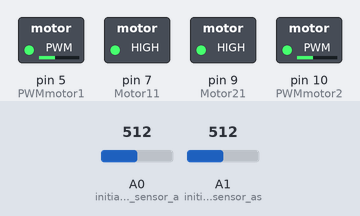
Recording of a sketch running on a simulated Arduino Uno, built with avr-gcc and run on an emulated ATmega328P. Parts: switched loads named in the sketch (green lamp = pin HIGH). The test bench sets the inputs (shaded band); at power-on: A0 (initialize_Right_sensor_a) = 512, A1 (initialize_Left_sensor_as) = 512.

Above: at 1.2 s.
1.3 s: A0 (initialize_Right_sensor_a) set to 207
2.8 s: A0 (initialize_Right_sensor_a) set to 186
At 3.1 s:
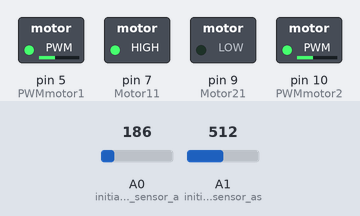
4.3 s: A1 (initialize_Left_sensor_as) set to 219
5.8 s: A1 (initialize_Left_sensor_as) set to 193
At 6.6 s:
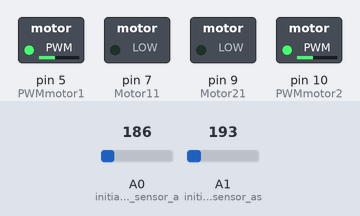
7.3 s: A0 (initialize_Right_sensor_a) set to 210
At 7.7 s:
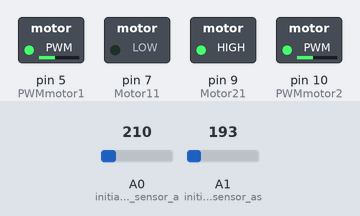
8.8 s: A0 (initialize_Right_sensor_a) set to 190
At 10.1 s:
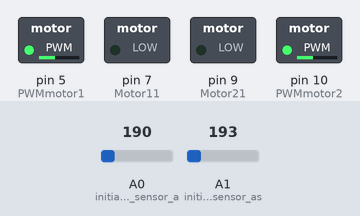
Timing chart, 0 to 11.3 s (numbered marks = the images above; inputs shaded):
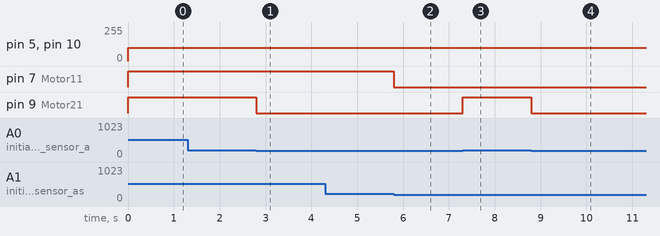

Measured:
- the behaviour switches between 201 and 200 on A0 (initialize_Right_sensor_a) (found by bisection; images 0 and 1)
- the behaviour switches between 201 and 200 on A1 (initialize_Left_sensor_as) (found by bisection; images 1 and 2)
- after the input at 1.3 s, every drawn part: stays the same
- after the input at 2.8 s, pin 9 (Motor21): HIGH → LOW at once
- after the input at 4.3 s, every drawn part: stays the same
- after the input at 5.8 s, pin 7 (Motor11): HIGH → LOW at once
- after the input at 7.3 s, pin 9 (Motor21): LOW → HIGH at once
- after the input at 8.8 s, pin 9 (Motor21): HIGH → LOW at once

The sketch:

line_follower_robot_Code.ino
```cpp
 /* Raheek Ayman Helal
    Dr.Manal El-Belkasy
    Computer Science
    level(1)
 */

 // defining the ouput pins of the arduino
 #define Motor11 7
 #define Motor21 9
 #define PWMmotor1 5
 #define PWMmotor2 10


 int valuePWM1=100;      // speed motor 1
 int valuePWM2=100;      // speed motor 2

void setup()
{
  Serial.begin(9600);

//defining the output & the input pins
  pinMode(Motor11,OUTPUT);
  pinMode(Motor21,OUTPUT);
  pinMode(PWMmotor1,OUTPUT);
  pinMode(PWMmotor2,OUTPUT);

  pinMode(A0, INPUT);       // initialize Right sensor as an inut
  pinMode(A1, INPUT);       // initialize Left sensor as an input

 }

void loop()
{

  int LEFT_SENSOR = analogRead(A0);
  int RIGHT_SENSOR = analogRead(A1);

if( RIGHT_SENSOR>200 && LEFT_SENSOR>200)                //FORWARD
 {
            digitalWrite(Motor11, HIGH);
            digitalWrite(Motor21, HIGH);
            analogWrite(PWMmotor1, valuePWM1);
            analogWrite(PWMmotor2, valuePWM1);
 }

 else if(RIGHT_SENSOR<36 || LEFT_SENSOR>200)            //LEFT
 {
            digitalWrite(Motor11, LOW);
            digitalWrite(Motor21, HIGH);
            analogWrite(PWMmotor1, valuePWM2);
            analogWrite(PWMmotor2, valuePWM2);
 }

else if(RIGHT_SENSOR>200 || LEFT_SENSOR<36)             //RIGHT
 {
              digitalWrite(Motor11, HIGH);
              digitalWrite(Motor21, LOW);
              analogWrite(PWMmotor1, valuePWM2);
              analogWrite(PWMmotor2, valuePWM2);
 }

else                                                    //STOP
 {
              digitalWrite(Motor11, LOW);
              digitalWrite(Motor21, LOW);
 }
}
```
